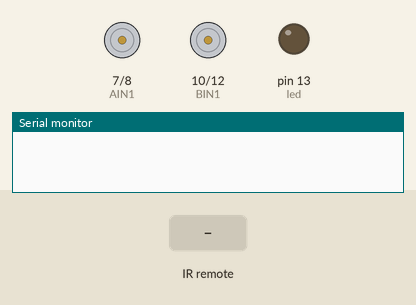
This sketch was run on a simulated Arduino Uno, built with avr-gcc and run on an emulated ATmega328P. Parts: motor-driver pin pairs drawn as motors (green arrow = first pin HIGH = forward, orange = second pin HIGH = backward, longer = more drive), output pins drawn as LEDs (lit = HIGH), the last lines printed to the serial monitor. The test bench sets the inputs (shaded band).

Above: at 1.2 s.
1.3 s: infrared code 0x10EFA05F received
At 1.8 s:
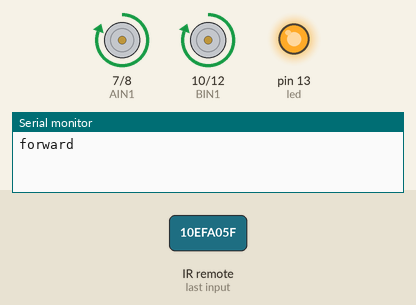
3.8 s: infrared code 0x10EF00FF received
At 4.6 s:
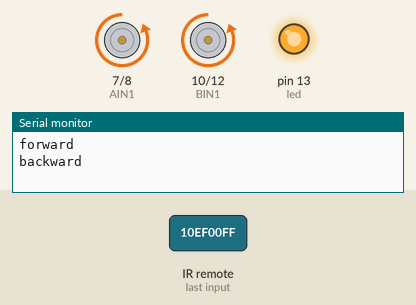
6.3 s: infrared code 0x10EF10EF received
At 6.7 s:
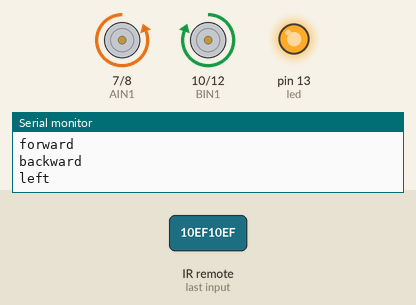
8.3 s: infrared code 0x10EF807F received
At 8.7 s:
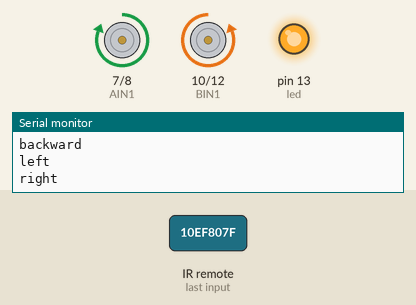
Timing chart, 0 to 11.3 s (numbered marks = the images above; inputs shaded):
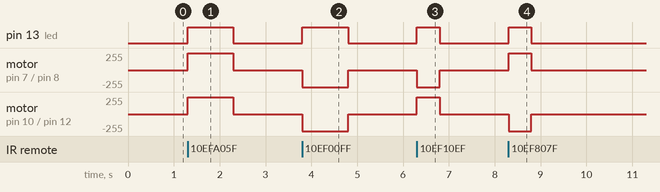

Measured:
- after the input at 1.3 s, pin 13 (led): LOW → HIGH at once, → LOW 1.0 s later; motor on pin 7 (AIN1) / pin 8 (AIN2), motor on pin 10 (BIN1) / pin 12 (BIN2): stopped → forward 255/255 at once, → stopped 1.0 s later
- after the input at 3.8 s, pin 13 (led): LOW → HIGH at once, → LOW 1.0 s later; motor on pin 7 (AIN1) / pin 8 (AIN2), motor on pin 10 (BIN1) / pin 12 (BIN2): stopped → backward 255/255 at once, → stopped 1.0 s later
- after the input at 6.3 s, pin 13 (led): LOW → HIGH at once, → LOW 0.50 s later; motor on pin 7 (AIN1) / pin 8 (AIN2): stopped → backward 255/255 at once, → stopped 0.50 s later; motor on pin 10 (BIN1) / pin 12 (BIN2): stopped → forward 255/255 at once, → stopped 0.50 s later
- after the input at 8.3 s, pin 13 (led): LOW → HIGH at once, → LOW 0.50 s later; motor on pin 7 (AIN1) / pin 8 (AIN2): stopped → forward 255/255 at once, → stopped 0.50 s later; motor on pin 10 (BIN1) / pin 12 (BIN2): stopped → backward 255/255 at once, → stopped 0.50 s later

The sketch:

irsteer.ino
```cpp
#include <IRremote.h>

int led = 13;
int AIN1 = 7;
int AIN2 = 8;
int BIN1 = 10;
int BIN2 = 12;
int RECV_PIN = 4;


IRrecv irrecv(RECV_PIN);

decode_results results;

void setup() {
  pinMode (led, OUTPUT);
  pinMode(AIN1, OUTPUT);
  pinMode(AIN2, OUTPUT);
  pinMode(BIN1, OUTPUT);
  pinMode(BIN2, OUTPUT);
  Serial.begin(9600);
  irrecv.enableIRIn();
}

void forward() {
  digitalWrite(led, HIGH);
  digitalWrite(AIN1, HIGH);
  digitalWrite(AIN2, LOW);
  digitalWrite(BIN1, HIGH);
  digitalWrite(BIN2, LOW);
}

void backward() {
  digitalWrite(led, HIGH);
  digitalWrite(AIN1, LOW);
  digitalWrite(AIN2, HIGH);
  digitalWrite(BIN1, LOW);
  digitalWrite(BIN2, HIGH);
}

void left() {
  digitalWrite(led, HIGH);
  digitalWrite(AIN1, LOW);
  digitalWrite(AIN2, HIGH);
  digitalWrite(BIN1, HIGH);
  digitalWrite(BIN2, LOW);
}

void right() {
  digitalWrite(led, HIGH);
  digitalWrite(AIN1, HIGH);
  digitalWrite(AIN2, LOW);
  digitalWrite(BIN1, LOW);
  digitalWrite(BIN2, HIGH);
}

void stop() {
  digitalWrite(led, LOW);
  digitalWrite(AIN1, LOW);
  digitalWrite(AIN2, LOW);
  digitalWrite(BIN1, LOW);
  digitalWrite(BIN2, LOW);
}


void loop() {
  char c = Serial.read();

  if (irrecv.decode(&results)) {
    if (results.value == 0x10EFA05F) {
      Serial.println("forward");
      forward();
      delay(1000);
      stop();
    }

    else if (results.value == 0x10EF00FF) {
      Serial.println("backward");
      backward();
      delay(1000);
      stop();
    }

    else if (results.value == 0x10EF10EF) {
      Serial.println("left");
      left();
      delay(500);
      stop();
    }

    else if (results.value == 0x10EF807F) {
      Serial.println("right");
      right();
      delay(500);
      stop();
    }
    else {
      Serial.print("Unrecofnized: ");
      Serial.print(results.value, HEX);
      Serial.println();
    }

    irrecv.resume();
  }
}


//f 10EFA05F
//b 10EF00FF

//l 10EF10EF
//r 10EF807F
```
